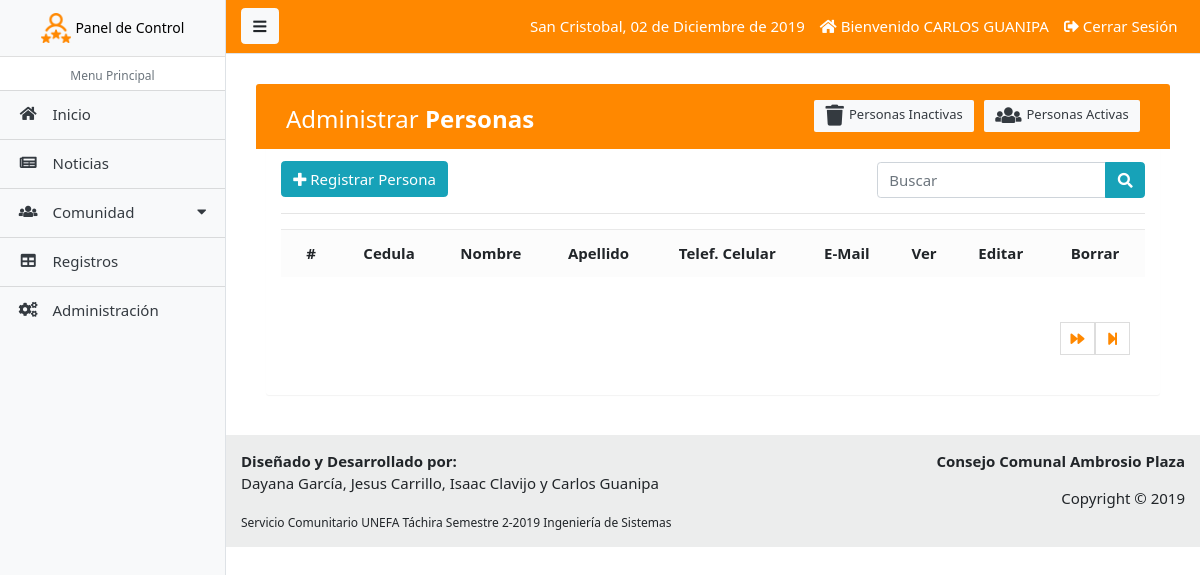
Page /paginas/persona_lista.php (signed in) on the earlier database version.
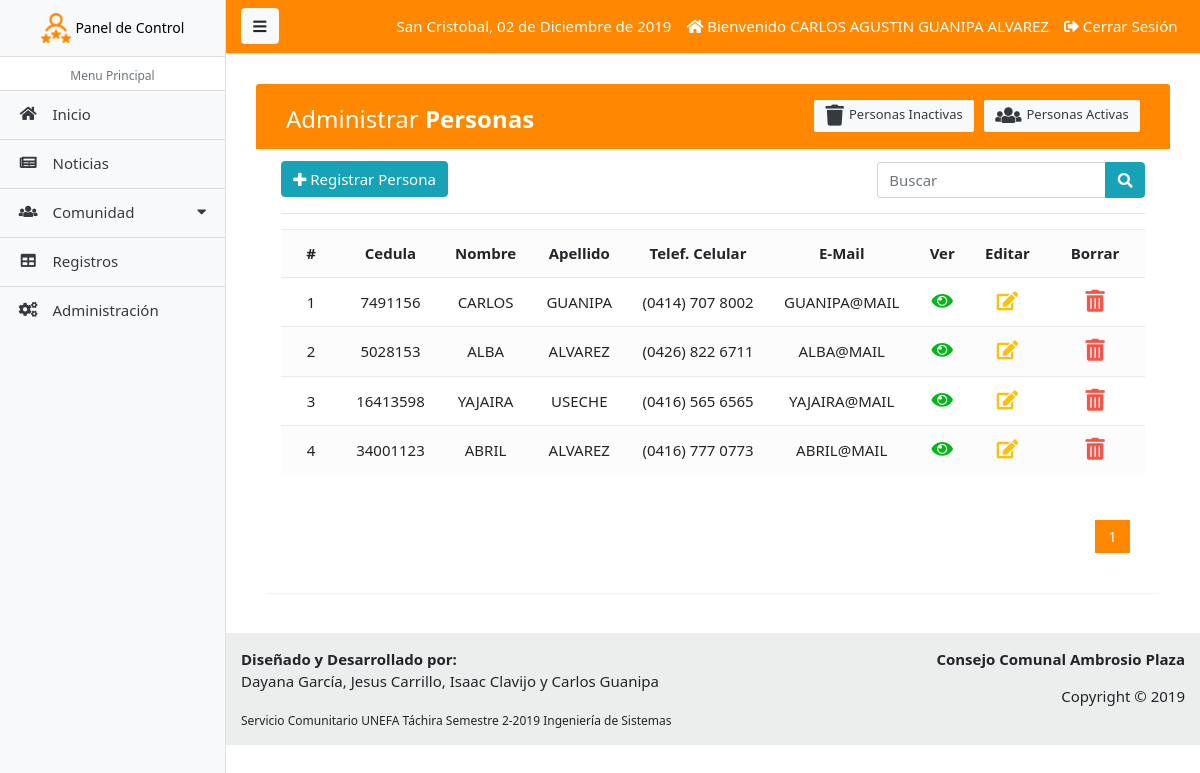
Same page on the later database version.
### tables this page shows
CREATE TABLE `tab_per` (
  `ident_per` int(11) NOT NULL,
  `cedul_per` int(11) DEFAULT NULL,
  `nombr_per` varchar(45) DEFAULT NULL,
  `apeli_per` varchar(45) DEFAULT NULL,
  `fecna_per` date DEFAULT NULL,
  `telem_per` varchar(45) DEFAULT NULL,
  `telec_per` varchar(45) DEFAULT NULL,
  `email_per` varchar(45) DEFAULT NULL,
  `direc_per` varchar(200) DEFAULT NULL,
  `tifam_per` varchar(45) DEFAULT NULL,
  `tibom_per` varchar(45) DEFAULT NULL,
  `seria_per` varchar(45) DEFAULT NULL,
  `usuar_per` varchar(45) DEFAULT NULL,
  `contr_per` varchar(45) DEFAULT NULL,
  `statu_per` char(1) DEFAULT NULL,
  `ident_tip` int(11) NOT NULL,
  `ident_jef` int(11) NOT NULL
);

### paginas/includes/funciones.php (called while the page is built, shortened)
<?php
	function fechaC(){
		$mes = array("",
			"Enero",
		  "Febrero",
		  "Marzo",
		  "Abril",
		  "Mayo",
		  "Junio",
		  "Julio",
		  "Agosto",
		  "Septiembre",
		  "Octubre",
		  "Noviembre",
		  "Diciembre");
		return date('d')." de ". $mes[date('n')] . " de " . date('Y');
	}
 ?>

### paginas/persona_lista.php (the view, shortened to what the changed rows need)
<?php
	require_once('includes/admin_header.php');
?>
<div class="container-fluid">
	<div class="table-wrapper">
	    <div class="table-title">
	        <div class="row">
            <div class="col-sm-6">
							<h2>Administrar <b>Personas</b></h2>
						</div>
	        </div>
	    </div>
	    <div>
	    	<div class="table-responsive">
					<table class="table table-striped table-hover">
						<tr>
							<th class='text-center'>#</th>
							<th class='text-center'>Cedula</th>
							<th class='text-center'>Nombre</th>
							<th class='text-center'>Apellido</th>
							<th class='text-center'>Telef. Celular</th>
							<th class='text-center'>E-Mail</th>
							<th class='text-center'>Ver</th>
							<th class='text-center'>Editar</th>
							<th class='text-center'>Borrar</th>
						</tr>
						<?php
							$sql_registe = mysqli_query($conexion,"SELECT COUNT(*) as total_registro FROM tab_per WHERE statu_per = 1");
							$result_registe = mysqli_fetch_array($sql_registe);
							$total_registro = $result_registe['total_registro'];
							$por_pagina = 5;
							if (empty($_GET['pagina']))
							{
								$pagina = 1;
							}else{
								$pagina = $_GET['pagina'];
							}
							$desde = ($pagina-1) * $por_pagina;
							$total_paginas = ceil($total_registro / $por_pagina);
							$query = mysqli_query($conexion,"SELECT u.ident_per, u.cedul_per,u.nombr_per, u.apeli_per, u.telem_per, u.email_per, u.usuar_per, r.ident_tip, r.nombr_tip FROM tab_per u INNER JOIN tab_tip r ON u.ident_tip = r.ident_tip WHERE statu_per = 1  ORDER BY ident_per ASC LIMIT $desde,$por_pagina");
							$result = mysqli_num_rows($query);
							if ($result > 0) {
							 	while ($data = mysqli_fetch_array($query)) {
							 		?>
							 		<tr class="row<?php echo $data['ident_per']; ?>">
										<td class='text-center'><?php echo $data['ident_per']; ?></td>
										<td class='text-center'><?php echo $data['cedul_per']; ?></td>
										<td class='text-center'><?php echo $data['nombr_per']; ?></td>
										<td class='text-center'><?php echo $data['apeli_per']; ?></td>
										<td class='text-center'><?php echo $data['telem_per']; ?></td>
										<td class='text-center'><?php echo $data['email_per']; ?></td>
										<td class='text-center'>
											<a href="persona_ver.php?id=<?php echo $data['ident_per']; ?>" class="look"><i class="fa fa-eye"></i></a>
										</td>
										<td class='text-center'>
											<a href="persona_editar.php?id=<?php echo $data['ident_per']; ?>" class="edit"><i class="fa fa-edit"></i></a>
										</td>
										<td class='text-center'>
											<a href="persona_borrar.php?id=<?php echo $data['ident_per']; ?>" class="delete eliminar"><i class="fa fa-trash-alt"></i></a>
										</td>
									</tr>
							 	<?php
							 	}
							 }
						?>
					</table>
				</div>
				<div class="paginador">
					<ul>
						<?php
							for ($i=1; $i <= $total_paginas; $i++)
							{
								if ($i == $pagina)
								{
									echo '<li class="pageSelected">'.$i.'</li>';
								}else{
									echo '<li><a href="?pagina='.$i.'">'.$i.'</a></li>';
								}
							}
							if ($pagina != $total_paginas)
							{
								?>
								<li><a href="?pagina=<?php echo $pagina+1; ?>"><i class="fas fa-forward"></i></a></li>
								<li><a href="?pagina=<?php echo $total_paginas; ?>"><i class="fas fa-step-forward"></i></a></li>
								<?php
							}
						?>
					</ul>
				</div>
	    </div>
	</div>
</div>
<?php require_once('includes/admin_footer.php');  ?>

### paginas/includes/admin_header.php (shortened to what the changed rows need)
<?php
  require_once ("includes/funciones.php");
?>
<!DOCTYPE html>
<html lang="es">
<head>
  <link rel="stylesheet" type="text/css" href="../css/estilos.css">
  <link rel="stylesheet" type="text/css" href="../css/estilos_admin.css">
  <link rel="stylesheet" type="text/css" href="../css/estilos_crud.css">
  <link rel="stylesheet" type="text/css" href="../css/foto.css">
  <link href="../libs/startbootstrap-simple-sidebar-gh-pages/css/simple-sidebar.css" rel="stylesheet">
  <link href="../libs/startbootstrap-simple-sidebar-gh-pages/vendor/bootstrap/css/bootstrap.min.css" rel="stylesheet">
  <link rel="stylesheet" href="../libs/bootstrap-4.1.3-dist/css/bootstrap.min.css"/>
  <link rel="stylesheet" href="../libs/bootstrap-select-1.13.12/dist/css/bootstrap-select.css" type="text/css"/>
  <link rel="stylesheet" href="../libs/bootstrap-multiselect/dist/css/bootstrap-multiselect.css" type="text/css"/>
  <link href="../libs/bootstrap-ecommerce-uikit/ui-ecommerce/css/bootstrap.css" rel="stylesheet" type="text/css"/>
  <link href="../libs/bootstrap-ecommerce-uikit/ui-ecommerce/fonts/fontawesome/css/fontawesome-all.min.css" type="text/css" rel="stylesheet">
  <link href="../libs/bootstrap-ecommerce-uikit/ui-ecommerce/plugins/owlcarousel/assets/owl.carousel.min.css" rel="stylesheet">
  <link href="../libs/bootstrap-ecommerce-uikit/ui-ecommerce/plugins/owlcarousel/assets/owl.theme.default.css" rel="stylesheet">
  <link href="../libs/bootstrap-ecommerce-uikit/ui-ecommerce/css/ui.css" rel="stylesheet" type="text/css"/>
  <link href="../libs/bootstrap-ecommerce-uikit/ui-ecommerce/css/responsive.css" rel="stylesheet" media="only screen and (max-width: 1200px)"/>
</head>
<body>
<div class="d-flex" id="wrapper">
    <div id="page-content-wrapper">
      <nav class="navbar navbar-expand-lg navbar-light border-bottom deep-orange">
        <div class="collapse navbar-collapse" id="navbarSupportedContent">
          <ul class="navbar-nav ml-auto mt-2 mt-lg-0">
            <?php  if (isset($_SESSION['active'])) : ?>
              <li class="nav-item active">
                <a class="nav-link" style="color: #FFFFFF;">San Cristobal, <?php echo fechaC(); ?></a>
              </li>
              <li class="nav-item active">
                <a class="nav-link" href="../index.php" style="color: #FFFFFF;"><i class="fa fa-home"></i> Bienvenido <?php echo $_SESSION['nombr_jef']; ?> <?php echo $_SESSION['apeli_jef']; ?></a>
              </li>
              <li class="nav-item active">
                <a class="nav-link" href="usuario_salir.php" style="color: #FFFFFF;"><i class="fa fa-sign-out-alt"></i> Cerrar Sesión</a>
              </li>
            <?php endif ?>
          </ul>
        </div>
      </nav>
      <div class="container-fluid panel">

Differences in the rows shown:
added tab_per: ident_per "1", cedul_per "7491156", nombr_per "CARLOS", apeli_per "GUANIPA", telem_per "(0414) 707 8002", email_per "GUANIPA@MAIL"
added tab_per: ident_per "2", cedul_per "5028153", nombr_per "ALBA", apeli_per "ALVAREZ", telem_per "(0426) 822 6711", email_per "ALBA@MAIL"
added tab_per: ident_per "3", cedul_per "16413598", nombr_per "YAJAIRA", apeli_per "USECHE", telem_per "(0416) 565 6565", email_per "YAJAIRA@MAIL"
added tab_per: ident_per "4", cedul_per "34001123", nombr_per "ABRIL", apeli_per "ALVAREZ", telem_per "(0416) 777 0773", email_per "ABRIL@MAIL"
Other differences:
$_SESSION['nombr_jef']: "CARLOS" → "CARLOS AGUSTIN"
$_SESSION['apeli_jef']: "GUANIPA" → "GUANIPA ALVAREZ"
new list line: "1"
